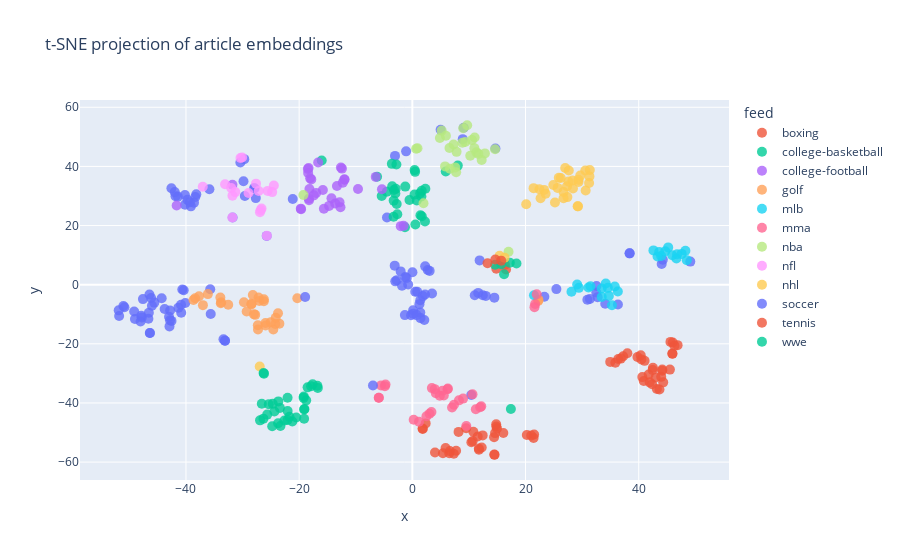

Notebook cell for this chart:
### Markdown cell above
There appear to be natural groups in 2-D! That's promising.

Hovering over some of the points, it looks like the articles are grouped by sport. This suggests that the embedding model has captured some semantic similarity between the articles.

Let's colorize the points by the source RSS feed they came from. This will help us see if the embedding model has captured any structure based on the source of the article.

### Code cell
projection.plot(show_feeds=True)
